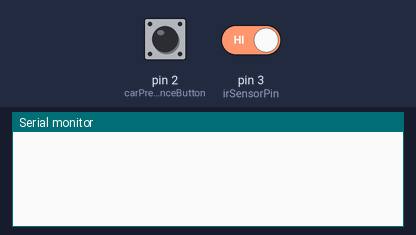
Bench run of a sketch on a simulated Arduino Uno, built with avr-gcc and run on an emulated ATmega328P. Shown: the last lines printed to the serial monitor. Inputs (shaded band) come from the test bench; at power-on: pin 3 (irSensorPin) HIGH, pin 2 (carPresenceButton) LOW. At 3.1 s the program stops and its outputs stay as they are.

Above: at 1.2 s.
1.3 s: pin 3 (irSensorPin) driven LOW
At 2.4 s:
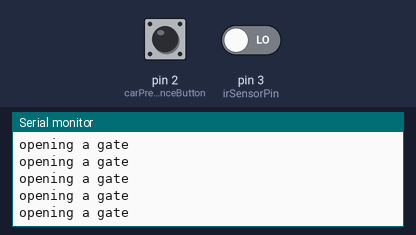
2.8 s: pin 2 (carPresenceButton) pulled HIGH for 1 s
At 3.6 s:
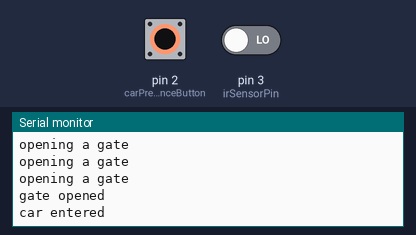

Measured:
- after the input at 1.3 s, the serial monitor: prints a new line at once (image 1)
- after the input at 2.8 s, the serial monitor: prints a new line after 0.29 s (image 2)

The sketch:

sketch_nov11a.ino
```cpp
int irSensorPin=3;
int carPresenceButton=2;


boolean gotoCheckCarAtGate=true;
boolean gotoCheckNumOFCars;
boolean gotoCheckCarPresence;

//got to check no of cars
int carsWashed=0;
 boolean carIn;
// gate one variables
boolean waitForGate1;
long prevGate1=0;
long prevGa1=0;
long intervalGate1=3000;
boolean gotoOPenGate1;
boolean gotoCloseGate1;
boolean stopGate=false;
boolean listenForCar=false;
//timer variable
long currentTime=0;

void setup()
{
   pinMode(irSensorPin,INPUT);
  pinMode(carPresenceButton,INPUT);
  Serial.begin(9600);
}

void loop()
{
  while(gotoCheckCarAtGate)
  {
   boolean notDetected=digitalRead(irSensorPin);
    if( !notDetected )
    {
        Serial.println("Car at the gate ");
        gotoCheckCarAtGate=false;
        gotoCheckNumOFCars=true;
    }

  }
  while(gotoCheckNumOFCars)
  {
    if(  carsWashed < 10)
    {

        gotoCheckCarPresence=true;
        Serial.println("Go to check space ");

    }else
    {
      Serial.println("NO");
      gotoCheckCarAtGate=true;
      gotoCheckCarPresence=false;
    }
    gotoCheckNumOFCars=false;
  }

  while(gotoCheckCarPresence)
  {
    boolean carInWash;
      carInWash=digitalRead(carPresenceButton);

      if(carInWash)
      {
        Serial.println("NO");

        gotoCheckCarAtGate=true;
      }
      else
      {
        Serial.println("GO");
        waitForGate1=true;
        Serial.println("Waiting for gate 1");
      }
      gotoCheckCarPresence=false;
  }

  while(waitForGate1)
  {
      currentTime=millis();
    if(currentTime-prevGate1 >= intervalGate1)
    {
      prevGate1=currentTime;
      //go to open gate
      Serial.println("gate opened");
      listenForCar=true;
       waitForGate1=false;
       stopGate=true;
      prevGa1=currentTime;
    }
    if(stopGate ==false)
    {
     Serial.println("opening a gate");
    }
  }

  while(listenForCar)
  {
      if(digitalRead(carPresenceButton))
      {
        Serial.println("car entered");
        listenForCar=false;
        gotoCloseGate1=true;

      }
  }

  while(gotoCloseGate1)
  {
    if(currentTime-prevGa1 == 5000)
    {
      prevGa1=currentTime;
      //go to open gate
      Serial.println("close gate 1");

    }
  }
}
```
